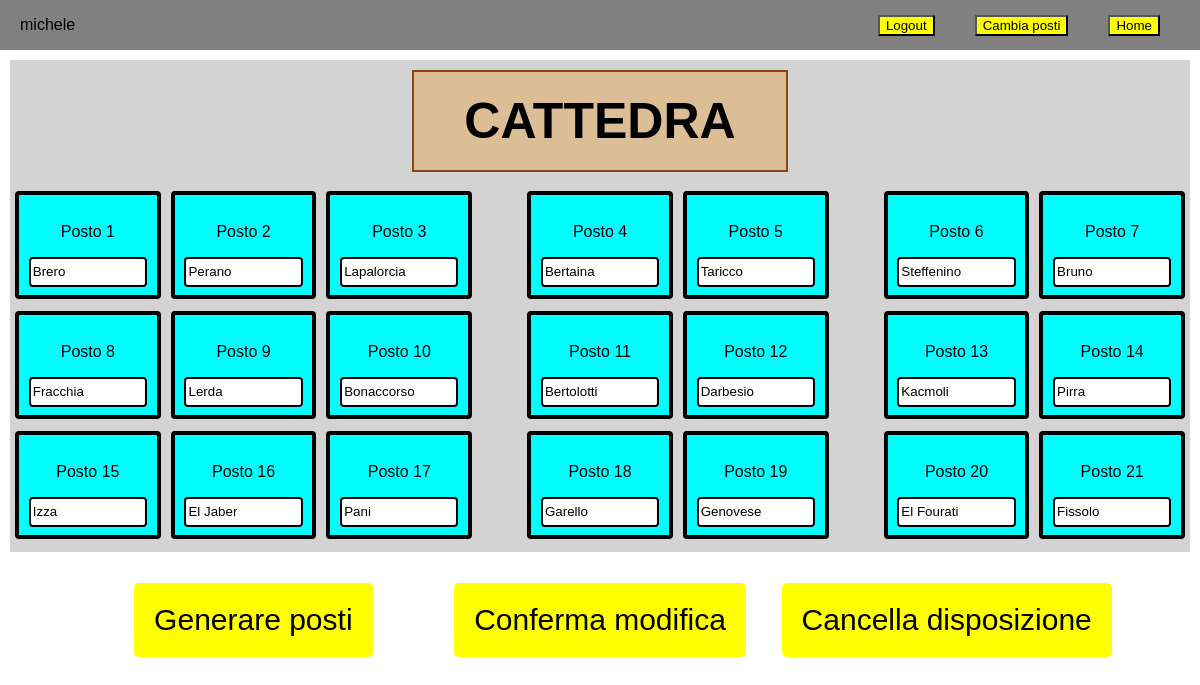
/posti/ (signed in), run on the app's committed database.
### posti/models.py (models this page shows)
class ModelloPosti(models.Model):
    posto1=models.CharField(max_length=30)
    posto2=models.CharField(max_length=30)
    posto3=models.CharField(max_length=30)
    posto4=models.CharField(max_length=30)
    posto5=models.CharField(max_length=30)
    posto6=models.CharField(max_length=30)
    posto7=models.CharField(max_length=30)
    posto8=models.CharField(max_length=30)
    posto9=models.CharField(max_length=30)
    posto10=models.CharField(max_length=30)
    posto11=models.CharField(max_length=30)
    posto12=models.CharField(max_length=30)
    posto13=models.CharField(max_length=30)
    posto14=models.CharField(max_length=30)
    posto15=models.CharField(max_length=30)
    posto16=models.CharField(max_length=30)
    posto17=models.CharField(max_length=30)
    posto18=models.CharField(max_length=30)
    posto19=models.CharField(max_length=30)
    posto20=models.CharField(max_length=30)
    posto21=models.CharField(max_length=30)
    data=models.DateField(auto_now_add=True)

### posti/views.py (the view)
# urls.py: path('posti/',views.cambiaPosti_view, name='cambia_posti')
@login_required
def cambiaPosti_view(request):  #permette di modificare i posti dopo che sono stati creati nel database (l'ultimo di essi)
    obj=ModelloPosti.objects.last()
    if request.method=='POST':
        form=MyForm(request.POST, instance=obj)
        if form.is_valid():
            action = request.POST.get('action')
            if action == 'Conferma':
                inputs=[]
                for i in range(21):
                    inputs.append(form.cleaned_data[f'posto{i+1}'].upper())
                results, k=generatoreDiPosti(inputs)
                print(inputs)
                print(results)
                if k==0:
                    inputs=toCammelCase(inputs)
                    for i in range(21):
                        setattr(obj, f'posto{i+1}', inputs[i])
                    obj.save()
                    return redirect(request.path)
                else:
                    return render(request, 'posti/cambiaPosti.html', {'form':form, 'results':results})
            elif action == 'GeneraPosti':
                inputs=[]
                for i in range(21):
                    inputs.append(form.cleaned_data[f'posto{i+1}'].upper())
                print(inputs)
                results, k=generatoreDiPosti(inputs)
                if k==0:
                    results=toCammelCase(results) #fai si che i posti siano title
                    inputs=toCammelCase(inputs) # fa si che se cambi due persone anche la vecchia disposizione viene aggiornata
                    for i in range(21):
                        setattr(obj, f'posto{i+1}', inputs[i])
                    obj.save()
                    for i in range(21):
                        setattr(obj, f'posto{i+1}', results[i])  # crea un oggetto
                    ModelloPosti.objects.create(posto1=results[0],
                                                posto2=results[1],
                                                posto3=results[2],
                                                posto4=results[3],
                                                posto5=results[4],
                                                posto6=results[5],
                                                posto7=results[6],
                                                posto8=results[7],
                                                posto9=results[8],
                                                posto10=results[9],
                                                posto11=results[10],
                                                posto12=results[11],
                                                posto13=results[12],
                                                posto14=results[13],
                                                posto15=results[14],
                                                posto16=results[15],
                                                posto17=results[16],
                                                posto18=results[17],
                                                posto19=results[18],
                                                posto20=results[19],
                                                posto21=results[20] )
                    return redirect(request.path)
                else:
                    return render(request, 'posti/cambiaPosti.html', {'form':form, 'results':results})
            else:
                obj.delete()
                return redirect(request.path)
    else:
        form=MyForm(instance=obj)
    return render(request, 'posti/cambiaPosti.html', {'form':form})

### posti/templatetags/custom_filters.py (called while the page is built)
@register.filter
def modulo(value, divisor):
    return value % divisor

@register.filter
def index(List, i):
    try:
        return List[int(i)]
    except:
        return None

### posti/templates/posti/cambiaPosti.html (shortened to what this page needs)
{% extends 'base.html' %}
{% load static %}
{% block links %}
<link rel="stylesheet" href="{% static 'posti/styles.css' %}">
<link rel="stylesheet" href="{% static 'navbar.css' %}">
{% endblock %}
{% block content %}
{% include 'navbar.html' %}
{% load widget_tweaks %}
    {% load custom_filters %}
    <form method="POST" class="form">
        <div class="containerPosti">
            <div class="cattedra">
                <p>CATTEDRA</p>
            </div>
            <div class="fila">
                {%for field in form %}
                {% if forloop.counter0 < 7 %}
                <div class="formIn
                                {% if forloop.counter0|modulo:7 == 2 %} prima-riga
                                {% elif forloop.counter0|modulo:7 == 4 %} seconda-riga
                                {% endif %}
                                ">
                    <div>
                        <p class="form-label">Posto {{ forloop.counter0|add:1 }}</p></div>
                    {{ field|add_class:"formBox"}}
                </div>
                {% endif %}
                {% endfor %}
            </div>
            <div class="fila">
                {%for field in form %}
                {% if forloop.counter0 >= 7  and forloop.counter0 < 14%}
                <div class="formIn
                                {% if forloop.counter0|modulo:7 == 2 %} prima-riga
                                {% elif forloop.counter0|modulo:7 == 4 %} seconda-riga
                                {% endif %}">
                    <div><p class="form-label">Posto {{ forloop.counter0|add:1 }}</p></div>
                    {{ field|add_class:"formBox" }}
                </div>
                {% endif %}
                {% endfor %}
            </div>
            <div class="fila">
                {%for field in form %}
                {% if forloop.counter0 >= 14 %}
                <div class="formIn
                                {% if forloop.counter0|modulo:7 == 2 %} prima-riga
                                {% elif forloop.counter0|modulo:7 == 4 %} seconda-riga
                                {% endif %}">
                    <div><p class="form-label">Posto {{ forloop.counter0|add:1 }}</p></div>
                    {{ field|add_class:"formBox" }}
                </div>
                {% endif %}
                {% endfor %}
            </div>
        </div>
        <div class="btnCont">
            <div class="btnCell" style= "margin-left:20px;">
                <button type="submit" name="action" class="subBtn" value="GeneraPosti">Generare posti</button>
            </div>
            <div class="btnCell">
                <button type="submit" name="action" class="subBtn" value="Conferma">Conferma modifica</button>
           </div>
           <div class="btnCell" style="margin-right:20px;">
                <button type="submit" name="GeneraPosti" class="subBtn">Cancella disposizione</button>
            </div>
        </div>
    </form>
{% endblock %}

### posti/templates/navbar.html (shortened to what this page needs)
<nav class="navbar">
    {% if user.is_authenticated %}
        <div class="userData">
            <p>
                {{user.username}}
            </p>
        </div>
        <div class="ButtonDiv">
            <a href="{% url 'logout' %}">
                <button class="LogoutBtn">
                    Logout
                </button>
            </a>
            <a href="{% url 'cambia_posti' %}">
                <button class="LogoutBtn">
                    Cambia posti
                </button>
            </a>
            <a href="{% url 'posti' %}">
                <button class="LogoutBtn">
                    Home
                </button>
            </a>
        </div>
    {% endif %}
</nav>

### posti/static/posti/styles.css (style rules this page uses)
body { font-family: Arial; padding:0 10px; }
.form { margin:0; margin-bottom: 50px; }
.containerPosti { display:flex; flex-direction: column; flex-wrap: wrap; align-items: center; width:100%; background-color: lightgray; padding: 10px 0; }
.form-label { margin-top:20px; }
.cattedra { display: block; margin: 0; padding: 20px 50px 20px 50px; border: 2px; border-color: rgb(139,69,19); border-style: solid; background-color: rgba(222,184,135,0.8); margin-bottom: 10px; }
.cattedra p { margin: 0; font-size: 50px; font-weight: bold; }
.formIn.prima-riga , .formIn.seconda-riga,.formOut.prima-riga, .formOut.seconda-riga { margin-right:50px; }
.btnCont { display: flex; flex-direction: row; justify-content: center; align-items: center; margin: 18px 50px; height:100px; }
.subBtn { font-size: 30px; padding:20px; border: 0; border-radius: 5px; background-color: rgba(255, 255, 0, 1); transition: background-color 0.5s, padding 0.3s; }
.fila { display: flex; flex-direction: row; width:100%; height:110px; align-items:center; margin-bottom: 10px; }
.formIn, .formOut { display: flex; flex-direction: column; flex:1; height:100px; background-color: aqua; border:4px; border-color: black; border-style:solid; border-radius: 4px; align-items: center; flex-wrap: wrap; margin: 15px 5px 0 5px; justify-content: center; transition: padding 0.3s, margin-left 0.3s, margin-right 0.3s; }
.formBox { border: 2px; border-color: black; border-style: solid; border-radius: 4px; flex:0.6; width:80%; }
.formBox::placeholder, .formBox::-webkit-input-placeholder, .formBox::-moz-placeholder { opacity:0.7; }
.btnCell { flex:1; display:flex; justify-content: center; }

### posti/static/navbar.css (style rules this page uses)
.navbar { background-color: gray; position:fixed; display:flex; align-items: center; width:100%; height:50px; margin-top:-60px; margin-left:-10px; }
.userData { flex:1; display:inline-block; }
.userData p { margin-left:20px; }
.ButtonDiv { display: flex; justify-content: right; margin-right: 20px; flex:1; }
.ButtonDiv a { margin:0 20px; }
.LogoutBtn { background-color: yellow; }

### data on the page
ModelloPosti: form "Brero" "Perano" "Lapalorcia" "Bertaina" "Taricco" "Steffenino" "Bruno", form "Fracchia" "Lerda" "Bonaccorso" "Bertolotti" "Darbesio" "Kacmoli" "Pirra", form "Izza" "El Jaber" "Pani" "Garello" "Genovese" "El Fourati" "Fissolo"

### other printed values
{{ user.username }} "michele"
